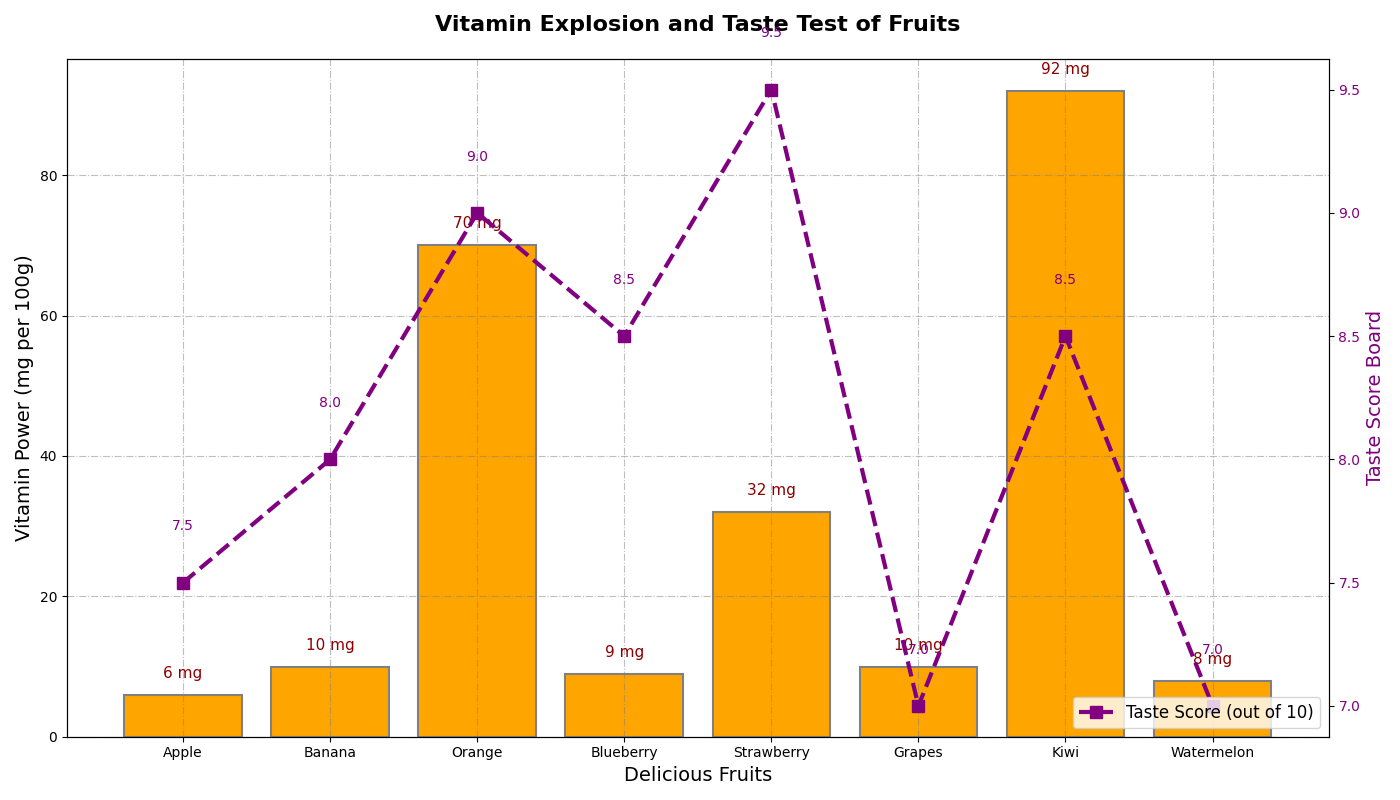

Here is the Python script that generated this plot:
import matplotlib.pyplot as plt
import numpy as np

# Data
fruits = ["Apple", "Banana", "Orange", "Blueberry", "Strawberry", "Grapes", "Kiwi", "Watermelon"]
vitamin_content = [6, 10, 70, 9, 32, 10, 92, 8]
avg_rating = [7.5, 8.0, 9.0, 8.5, 9.5, 7.0, 8.5, 7.0]

fig, ax1 = plt.subplots(figsize=(14, 8))

# Plotting the bars
bars = ax1.bar(fruits, vitamin_content, color="orange", edgecolor='gray', linewidth=1.5)

# Labels above each bar
for bar in bars:
    yval = bar.get_height()
    ax1.text(bar.get_x() + bar.get_width() / 2, yval + 2, f'{yval} mg', ha='center', va='bottom', color='darkred', fontsize=11)

ax1.set_xlabel('Delicious Fruits', fontsize=14)
ax1.set_ylabel('Vitamin Power (mg per 100g)', fontsize=14)
ax1.set_title('Vitamin Explosion and Taste Test of Fruits', fontsize=16, fontweight='bold', pad=20)

ax1.grid(True, linestyle='-.', color='grey', alpha=0.5)

# Plotting the line chart
ax2 = ax1.twinx()
ax2.plot(fruits, avg_rating, color="purple", marker='s', linestyle='--', linewidth=3, markersize=8, label='Taste Score (out of 10)')

# Labels for ratings
for i, rating in enumerate(avg_rating):
    ax2.text(i, rating + 0.2, f'{rating}', ha='center', va='bottom', color='purple', fontsize=10)

ax2.set_ylabel('Taste Score Board', fontsize=14, color='purple')
ax2.tick_params(axis='y', labelcolor='purple')

ax2.legend(loc='lower right', fontsize=12)

plt.tight_layout()
plt.show()
